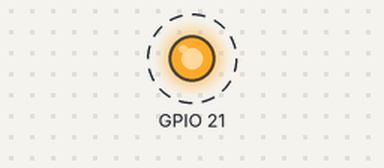
Simulated run of this program. Board: Raspberry Pi (BCM pin numbers). Shown: output pins drawn as LEDs (lit = HIGH). Dashed ring = blinking.

Above: at 0.5 s.
Timing chart, 0 to 4.6 s (numbered marks = the images above):
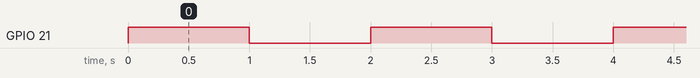

Measured:
- by itself, GPIO 21: alternates HIGH for 1.0 s and LOW for 1.0 s

The program:

raspberry_LED.py
```python
import RPi.GPIO as GPIO
import time

# Configuración del modo de numeración de pines
GPIO.setmode(GPIO.BCM)  # Usar la numeración BCM de la placa

# Configuración del pin GPIO 21 como salida
GPIO.setup(21, GPIO.OUT)

try:
    while True:
        # Encender el LED
        GPIO.output(21, GPIO.HIGH)
        time.sleep(1)  # Esperar 1 segundo

        # Apagar el LED
        GPIO.output(21, GPIO.LOW)
        time.sleep(1)  # Esperar 1 segundo

except KeyboardInterrupt:
    # Limpiar GPIO al salir
    GPIO.cleanup()
    print("Programa terminado y GPIO limpiado.")


#sudo python3 /home/agus/share/raspberry_LED.py para poder correrlo.
```
